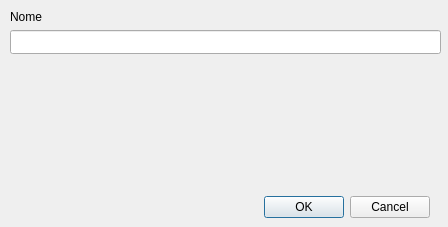
<?xml version="1.0" encoding="UTF-8"?>
<ui version="4.0">
 <class>pointDialog</class>
 <widget class="QDialog" name="pointDialog">
  <property name="geometry">
   <rect>
    <x>0</x>
    <y>0</y>
    <width>448</width>
    <height>227</height>
   </rect>
  </property>
  <property name="sizePolicy">
   <sizepolicy hsizetype="Fixed" vsizetype="Fixed">
    <horstretch>0</horstretch>
    <verstretch>0</verstretch>
   </sizepolicy>
  </property>
  <property name="minimumSize">
   <size>
    <width>448</width>
    <height>227</height>
   </size>
  </property>
  <property name="maximumSize">
   <size>
    <width>448</width>
    <height>227</height>
   </size>
  </property>
  <property name="windowTitle">
   <string>Ponto</string>
  </property>
  <property name="windowIcon">
   <iconset resource="../res.qrc">
    <normaloff>:/icon/res/Earth-Scan-icon.png</normaloff>:/icon/res/Earth-Scan-icon.png</iconset>
  </property>
  <widget class="QDialogButtonBox" name="buttonBox">
   <property name="geometry">
    <rect>
     <x>90</x>
     <y>190</y>
     <width>340</width>
     <height>35</height>
    </rect>
   </property>
   <property name="minimumSize">
    <size>
     <width>340</width>
     <height>35</height>
    </size>
   </property>
   <property name="maximumSize">
    <size>
     <width>340</width>
     <height>35</height>
    </size>
   </property>
   <property name="orientation">
    <enum>Qt::Horizontal</enum>
   </property>
   <property name="standardButtons">
    <set>QDialogButtonBox::Cancel|QDialogButtonBox::Ok</set>
   </property>
  </widget>
  <widget class="QLabel" name="label_7">
   <property name="geometry">
    <rect>
     <x>10</x>
     <y>10</y>
     <width>57</width>
     <height>14</height>
    </rect>
   </property>
   <property name="text">
    <string>Nome</string>
   </property>
  </widget>
  <widget class="QLineEdit" name="piname">
   <property name="geometry">
    <rect>
     <x>10</x>
     <y>30</y>
     <width>431</width>
     <height>24</height>
    </rect>
   </property>
  </widget>
  <widget class="gbcoordinates" name="coord_entry" native="true">
   <property name="geometry">
    <rect>
     <x>10</x>
     <y>60</y>
     <width>430</width>
     <height>120</height>
    </rect>
   </property>
   <property name="focusPolicy">
    <enum>Qt::NoFocus</enum>
   </property>
  </widget>
  <widget class="QLabel" name="iconPreview">
   <property name="geometry">
    <rect>
     <x>0</x>
     <y>180</y>
     <width>51</width>
     <height>51</height>
    </rect>
   </property>
   <property name="sizePolicy">
    <sizepolicy hsizetype="Fixed" vsizetype="Fixed">
     <horstretch>0</horstretch>
     <verstretch>0</verstretch>
    </sizepolicy>
   </property>
   <property name="text">
    <string/>
   </property>
   <property name="pixmap">
    <pixmap resource="../res.qrc">:/icon/res/open-diamond.png</pixmap>
   </property>
   <property name="scaledContents">
    <bool>true</bool>
   </property>
  </widget>
 </widget>
 <customwidgets>
  <customwidget>
   <class>gbcoordinates</class>
   <extends>QWidget</extends>
   <header>gbcoordinates.h</header>
   <container>1</container>
   <slots>
    <signal>editDone()</signal>
    <slot>slot1()</slot>
   </slots>
  </customwidget>
 </customwidgets>
 <tabstops>
  <tabstop>piname</tabstop>
  <tabstop>coord_entry</tabstop>
  <tabstop>buttonBox</tabstop>
 </tabstops>
 <resources>
  <include location="../res.qrc"/>
 </resources>
 <connections/>
</ui>
